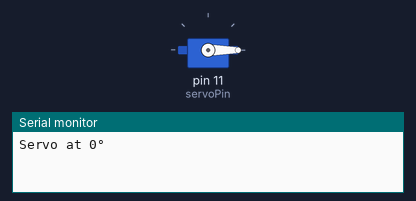
The sketch below on a simulated Arduino Uno, built with avr-gcc and run on an emulated ATmega328P. Shown: servo, the last lines printed to the serial monitor.

Above: at 0.05 s.
At 1.5 s:
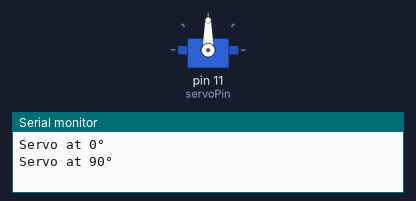
At 3.0 s:
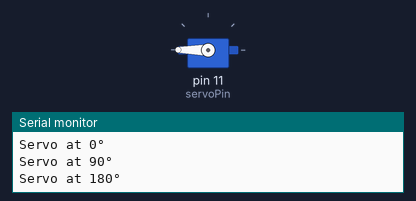
Timing chart, 0 to 6.9 s (numbered marks = the images above):
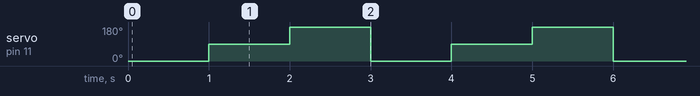

Measured:
- by itself, servo on pin 11 (servoPin): repeats every 3.0 s: 180° 1.0 s, 0° 1.0 s, 90° 1.0 s

The sketch:

servo_test.ino
```cpp
#include <Servo.h>

Servo myServo;
const int servoPin = 11;

void setup() {
  myServo.attach(servoPin);
  Serial.begin(9600);
}

void loop() {
  myServo.write(0);
  Serial.println("Servo at 0°");
  delay(1000);

  myServo.write(90);
  Serial.println("Servo at 90°");
  delay(1000);

  myServo.write(180);
  Serial.println("Servo at 180°");
  delay(1000);
}
```
